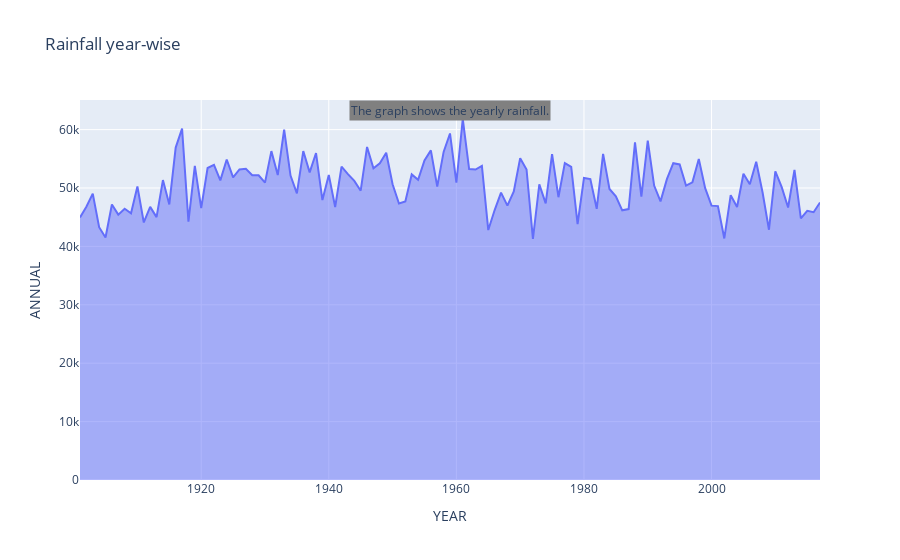

Source (notebook cell):
### Code cell
fig = px.area(grouped_obj, x=grouped_obj.index, y='ANNUAL', title='Rainfall year-wise')
conclusion = 'The graph shows the yearly rainfall.'
fig.add_annotation(text=conclusion, xref='paper', yref='paper', x=.5, y=1, bgcolor='grey', showarrow=False, font=dict(size=12))
